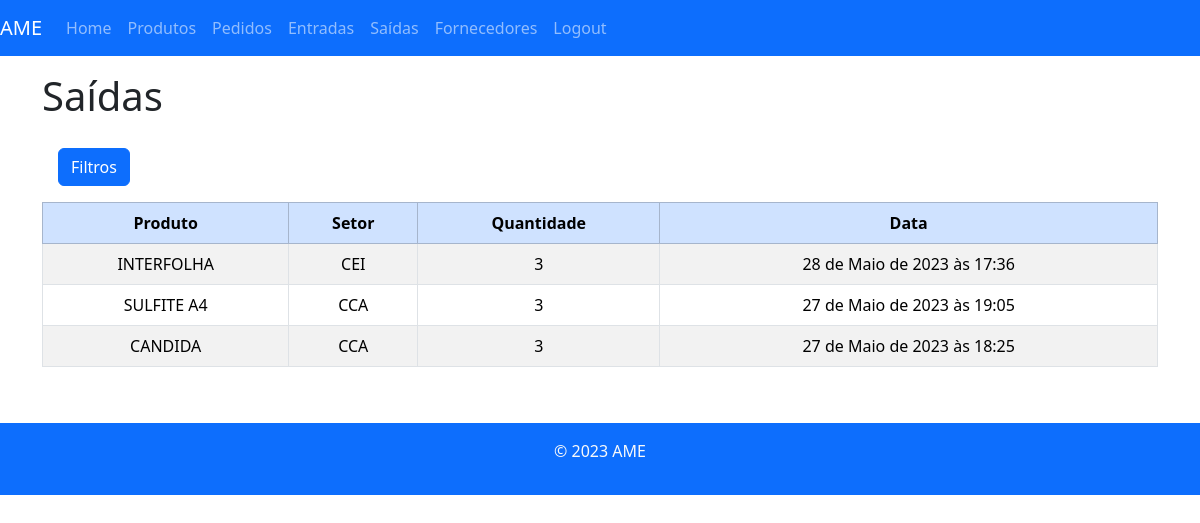
/saidas/ (signed in), run on an earlier commit of the app's database.
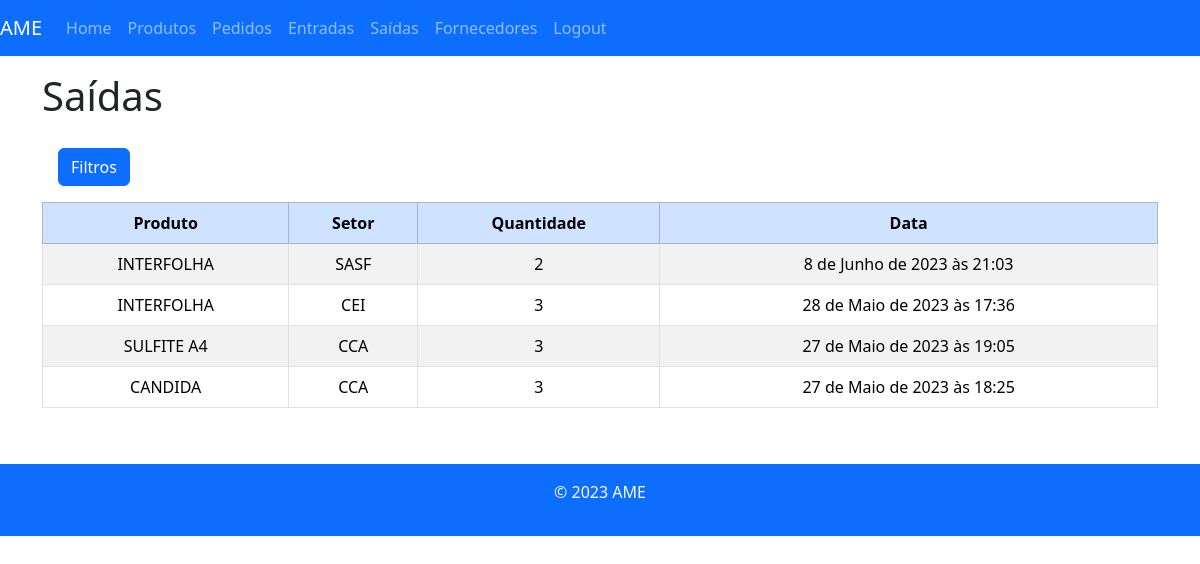
And on a later commit of the database.
### almoxarifado/models.py (models this page shows, shortened)
class Saida(models.Model):
    produto = models.ForeignKey(Produto, on_delete=models.CASCADE)
    setor = models.ForeignKey(Setor, on_delete=models.CASCADE)
    quantidade = models.PositiveIntegerField()
    criado_em = models.DateTimeField(auto_now_add=True)
    usuario = models.ForeignKey(User, on_delete=models.CASCADE)

class Produto(models.Model):
    nome = models.CharField(max_length=255)
    descricao = models.TextField()
    quantidade = models.PositiveIntegerField()
    estoque_minimo = models.PositiveIntegerField()
    categoria = models.ForeignKey(Categoria, on_delete=models.CASCADE, default="")
    local = models.ForeignKey(LocalPrateleira, on_delete=models.CASCADE, default="")
    def __str__(self):
        return self.nome

class Setor(models.Model):
    setorNome = models.CharField(max_length=64)
    def __str__(self):
        return self.setorNome

### almoxarifado/views.py (the view)
# urls.py: path('saidas/', saidas_view, name='saidas'),
@login_required
def saidas_view(request):
    saidas = Saida.objects.all().order_by("-criado_em")
    produto = request.GET.get('produto')
    setor = request.GET.get('setor')
    data_inicial = request.GET.get('data_inicial')
    data_final = request.GET.get('data_final')
    if data_inicial:
        data_inicial = datetime.strptime(data_inicial, '%Y-%m-%d').date()
    if data_final:
        data_final = datetime.strptime(data_final, '%Y-%m-%d').date()
    if produto:
        saidas = saidas.filter(Q(produto__nome__icontains=produto))
    if setor:
        saidas = saidas.filter(Q(setor__setorNome__icontains=setor))
    if data_inicial and data_final:
        saidas = saidas.filter(criado_em__range=[data_inicial, data_final])
    return render(request, 'saidas.html', {'saidas': saidas})

### almoxarifado/templates/saidas.html (shortened to what this page needs)
{% extends 'base.html' %}
{% load django_bootstrap5 %}
{% block content %}
  <h1>Saídas</h1>
 <div class="container-fluid">
  <div class="row">
    <div class="col-3 text-white p-3">
      <button type="button" class="btn btn-primary mt-1" id="botaoFiltros" onClick="esconderFiltro()">
        Filtros
      </button>
    </div>
      <div class="col-9 text-dark p-3">
      </div>
    </div>
  </div>
  <div class="table-responsive">
    <table class="table table-hover table-striped table-bordered ">
      <thead class="table-primary">
        <tr>
          <th>Produto</th>
          <th>Setor</th>
          <th>Quantidade</th>
          <th>Data</th>
        </tr>
      </thead>
      <tbody>
        {% for saida in saidas %}
          <tr>
            <td>{{ saida.produto }}</td>
            <td>{{ saida.setor }}</td>
            <td>{{ saida.quantidade }}</td>
            <td>{{ saida.criado_em }}</td>
          </tr>
        {% endfor %}
      </tbody>
    </table>
  </div>
  <br>
{% endblock %}

What changed in the data, as far as the page shows it:
added Saida: produto "INTERFOLHA", setor "SASF", quantidade "2", criado_em "8 de Junho de 2023 às 21:03"
